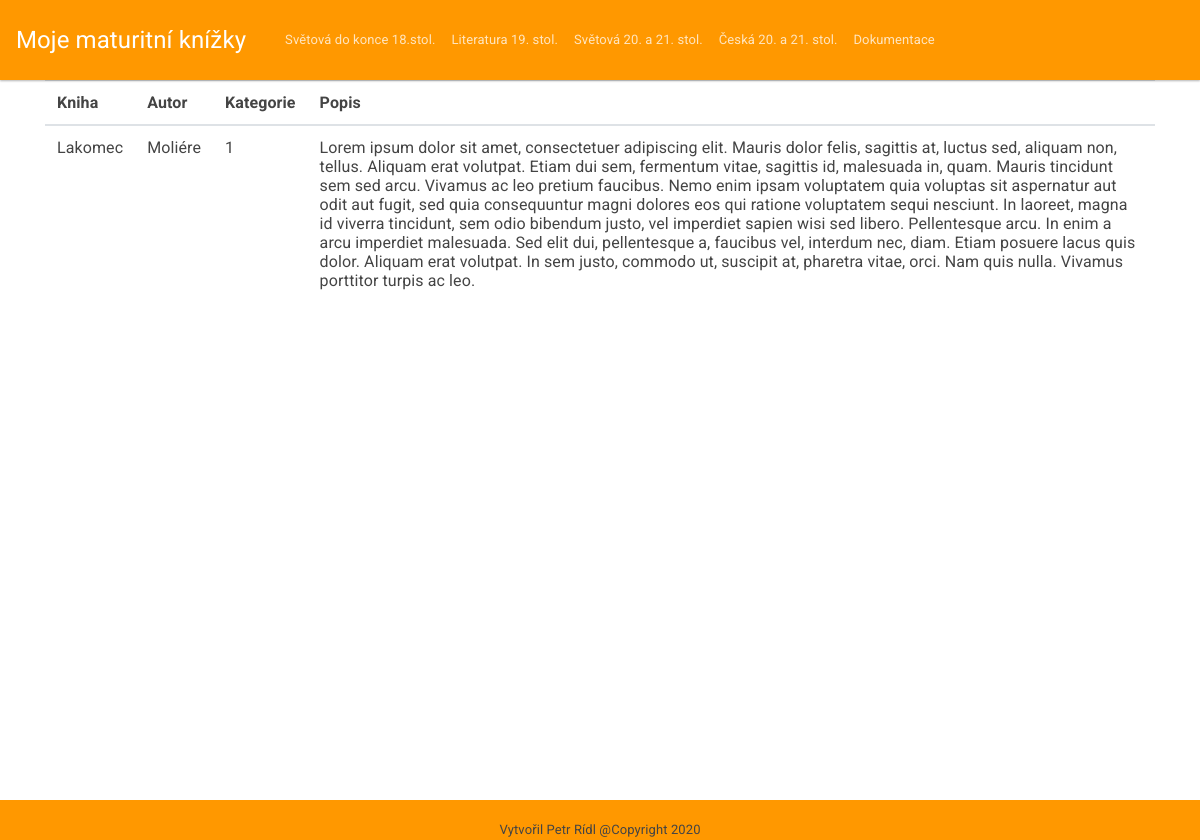
The page /index.php/vedlejsi_controller/funkce2 on the database its author committed.
### tables this page shows
CREATE TABLE `menu` (
  `nazev` varchar(45) NOT NULL,
  `id_menu` int(11) NOT NULL,
  `polozka_menu` varchar(45) NOT NULL
);

CREATE TABLE `knihy` (
  `idknihy` int(11) NOT NULL,
  `nazev_knihy` varchar(45) NOT NULL,
  `autor` varchar(45) NOT NULL,
  `anotace` text NOT NULL,
  `kategorie_id_kategorie` int(11) NOT NULL
);

### application/controllers/vedlejsi_controller.php (called while the page is built, shortened)
<?php
        class vedlejsi_controller extends CI_Controller {
            public function funkce2()
            {
                $data['polozky'] = $this->hlavni_model->nacteni_menu();
                $data['info'] = $this->hlavni_model->kniha(2);
                $this->load->view('layout/header', $data);
                $this->load->view('content/vedlejsi_view', $data);
                $this->load->view('layout/footer');
            }
        }
?>

### index.php (called while the page is built, shortened)
<?php
require_once BASEPATH.'core/CodeIgniter.php';

### application/models/hlavni_model.php (called while the page is built, shortened)
<?php
        class hlavni_model extends CI_Model{
            public function nacteni_menu()
            {
                $this->db->select('*');
                $this->db->from('menu');
                $this->db->order_by('id_menu');
                $query = $this->db->get();
                return $query->result();
            }
            public function kniha($kniha)
            {
                $this->db->select('*');
                $this->db->from('knihy');
                $this->db->where('idknihy = '. $kniha);
                $query = $this->db->get();
                return $query->result();
            }
        }
 ?>

### application/views/content/vedlejsi_view.php (the view)
<div class="container obsah">
  <table class="table">
  <?php foreach($info as $i): ?>
  <thead>
    <tr>
      <th scope="col">Kniha</th>
      <th scope="col">Autor</th>
      <th scope="col">Kategorie</th>
      <th scope="col">Popis</th>
    </tr>
  </thead>
  <tbody>
      <tr>
            <td>
                <?php echo $i->nazev_knihy;?>
            </td>
            <td>
                <?php echo $i->autor; ?>
            </td>
            <td>
                <?php echo $i->kategorie_id_kategorie; ?>
            </td>
            <td>
                <?php echo $i->anotace; ?>
            </td>
    </tr>
  <?php endforeach; ?>
  </tbody>
</table>
</div>

### application/views/layout/header.php (shortened to what this page needs)
<html>
    <head>
        <link href="<?php echo base_url()?>assets/vlastni_soubory/bootstrap.min.css" rel="stylesheet" type="text/css">
        <link href="<?php echo base_url()?>assets/vlastni_soubory/ramecek.css" rel="stylesheet" type="text/css">
    </head>
    <body>
        <nav class="navbar navbar-expand-sm navbar-dark bg-warning">
            <a class="navbar-brand" href="<?php base_url()?>hlavni">Moje maturitní knížky</a>
            <div class="container">
            <div class="collapse navbar-collapse" id="collapsibleNavId">
                <ul class="navbar-nav mr-auto mt-2 mt-lg-0">
                   <?php foreach($polozky as $p): ?>
                   <li class="nav-item">
                        <a class="nav-link" href="<?php echo base_url()?><?= $p->nazev?>"><?= $p->polozka_menu ?><span class="sr-only">(current)</span></a>
                   </li>
                   <?php endforeach; ?>
                   <li class="nav-item">
                        <a target="_blank" class="nav-link" href="<?php echo base_url()?>/assets/vlastni_soubory/dokumentace/dokumentace.pdf">Dokumentace</a>
                    </li>
                </ul>
                </div>
            </div>
        </nav>

### assets/vlastni_soubory/ramecek.css (style rules this page uses)
.obsah { float: center; width: 100%; height: 90%; }

### rows shown on the page
menu: polozka_menu "Světová do konce 18.stol."
menu: polozka_menu "Literatura 19. stol."
menu: polozka_menu "Světová 20. a 21. stol."
menu: polozka_menu "Česká 20. a 21. stol."
knihy: nazev_knihy "Lakomec", autor "Moliére", kategorie_id_kategorie "1", anotace "Lorem ipsum dolor sit amet, consectetuer adipiscing elit. Mauris dolor felis, sagittis at, luctus sed, aliquam non, tellus. Aliquam erat volutpat. Etiam dui sem, fermentum vitae, sagittis id, malesuada in, quam. Mauris tincidunt sem sed arcu. Vivamus ac leo pretium faucibus. Nemo enim ipsam voluptatem quia voluptas sit aspernatur aut odit aut fugit, sed quia consequuntur magni dolores eos qui ratione voluptatem sequi nesciunt. In laoreet, magna id viverra tincidunt, sem odio bibendum justo, vel imperdiet sapien wisi sed libero. Pellentesque arcu. In enim a arcu imperdiet malesuada. Sed elit dui, pellentesque a, faucibus vel, interdum nec, diam. Etiam posuere lacus quis dolor. Aliquam erat…"
